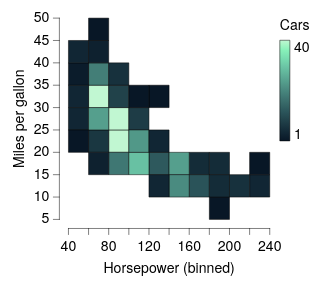

Source (Vega-Lite JSON):
### Vega-Lite specification from a JSON file in a GitHub repository (floating-point values rounded to 4 significant figures; data arrays with more than 128 entries replaced by an {"elided": "..."} marker saying what was removed)
{"background": null, "config": {"arc": {"fill": "#DBDBDB", "fillOpacity": 1.0, "innerRadius": 25.0, "padAngle": 0.03, "stroke": "black", "strokeOpacity": 1, "strokeWidth": 0.25}, "area": {"fill": "#DBDBDB", "fillOpacity": 1.0, "stroke": "black", "strokeOpacity": 1, "strokeWidth": 0.25}, "axis": {"domain": true, "domainCap": "round", "domainColor": "black", "domainWidth": 0.25, "grid": false, "gridCap": "round", "gridColor": "#F1F1F1", "gridDash": [0, 0], "gridOpacity": 1.0, "gridWidth": 0.25, "labelColor": "black", "labelFont": "Helvetica Neue", "labelFontSize": 7, "labelFontStyle": "normal", "labelFontWeight": 400, "offset": 4.5, "ticks": true, "tickCap": "round", "tickColor": "black", "tickRound": false, "tickSize": 3, "tickWidth": 0.25, "titleColor": "black", "titleFont": "Helvetica Neue", "titleFontSize": 7, "titleFontStyle": "normal", "titleFontWeight": 400}, "axisX": {"domain": true, "labelAlign": "center", "labelAngle": 0, "labels": true, "ticks": true, "translate": 0}, "axisY": {"domain": true, "labelAlign": "right", "labelAngle": 0, "labels": true, "ticks": true, "translate": 0}, "axisRight": {"domain": true, "labelAlign": "left", "labelAngle": 0, "labels": true, "ticks": true, "translate": 0}, "axisTop": {"domain": true, "labelAlign": "center", "labelAngle": 0, "labels": true, "ticks": true, "translate": 0}, "axisBand": {"tickOffset": 0}, "bar": {"fill": "#DBDBDB", "fillOpacity": 1.0, "stroke": "black", "strokeOpacity": 1, "strokeWidth": 0.25}, "boxplot": {"size": 9.0, "ticks": {"cornerRadius": 0.25, "fill": "black", "size": 4.5, "thickness": 0.25}, "box": {"fillOpacity": 1.0, "stroke": "black", "strokeOpacity": 1, "strokeWidth": 0.25}, "median": {"fill": "black", "fillOpacity": 1.0, "size": 9.0, "thickness": 0.25}, "rule": {"fill": "black", "fillOpacity": 1.0, "size": 10.0, "stroke": "black", "strokeDash": [0, 0], "strokeOpacity": 1, "strokeWidth": 0.25}, "outliers": {"color": "black", "fill": "black", "fillOpacity": 1.0, "size": 0, "stroke": "black", "strokeOpacity": 1, "strokeWidth": 0.25}}, "circle": {"fill": "black", "fillOpacity": 1.0, "size": 0.5, "stroke": null, "strokeOpacity": 1, "strokeWidth": 0.25}, "errorband": {"band": {"fillOpacity": 0.6, "stroke": null, "strokeWidth": 0.25, "strokeOpacity": 1}, "borders": {"opacity": 0, "strokeOpacity": 0.25, "strokeWidth": 1}}, "errorbar": {"opacity": 1, "rule": {"strokeDash": [0, 0], "strokeWidth": 0.25}, "ticks": {"color": "black", "cornerRadius": 0.125, "opacity": 1, "size": 6.0, "thickness": 0.25}, "thickness": 0.25}, "font": "Helvetica Neue", "geoshape": {"fill": "#DBDBDB", "fillOpacity": 1.0, "stroke": "black", "strokeOpacity": 1, "strokeWidth": 0.25}, "header": {"labelColor": "black", "labelFont": "Helvetica Neue", "labelFontSize": 7, "labelFontStyle": "normal", "labelFontWeight": 400, "titleColor": "black", "titleFont": "Helvetica Neue", "titleFontSize": 7, "titleFontStyle": "normal", "titleFontWeight": 400, "titlePadding": 0}, "legend": {"disable": false, "offset": 4.5, "titlePadding": 4, "labelOffset": 2, "gradientLabelOffset": 2, "gradientLength": 50.0, "gradientThickness": 5.0, "gradientOpacity": 1.0, "gradientStrokeColor": "black", "gradientStrokeWidth": 0.25, "labelColor": "black", "labelFont": "Helvetica Neue", "labelFontSize": 7, "labelFontStyle": "normal", "labelFontWeight": 400, "strokeColor": "black", "strokeWidth": 0, "symbolSize": 42, "symbolStrokeColor": "black", "symbolStrokeWidth": 0.25, "titleColor": "black", "titleFont": "Helvetica Neue", "titleFontSize": 7, "titleFontStyle": "normal", "titleFontWeight": 400}, "line": {"color": "black", "stroke": "black", "strokeCap": "round", "strokeDash": [0, 0], "strokeOpacity": 1, "strokeWidth": 0.375}, "point": {"filled": true, "fill": "#DBDBDB", "fillOpacity": 1.0, "size": 5.0, "stroke": "black", "strokeOpacity": 1, "strokeWidth": 0.25}, "range": {"category": ["#C6D9F1", "#F1C9CB", "#FEF0B9", "#CEE37A", "#7AA8E0", "#E589A3", "#FDDD5D", "#68B961", "#4177B1", "#C35082", "#E5C227", "#438156"], "diverging": {"scheme": ["#C35082", "#CE6D94", "#D989A7", "#E2A4BA", "#EABFCE", "#F1DBE2", "#F6F6F6", "#D7E0EB", "#B9CBE0", "#9BB6D5", "#7DA1C9", "#5F8CBD", "#4177B1"]}, "heatmap": {"scheme": ["#081726", "#132936", "#1E3D46", "#295157", "#366666", "#427C76", "#4F9385", "#5CAB95", "#6AC3A4", "#78DCB0", "#89F3BA", "#C1F7D2"]}, "ordinal": {"scheme": ["#F1F1F1", "#DBDBDB", "#C6C6C6", "#B2B2B2", "#9D9D9D", "#898989", "#767676", "#636363", "#515151", "#404040", "#2F2F2F", "#1F1F1F"]}, "ramp": {"scheme": ["#130010", "#27022E", "#370453", "#3D1E76", "#3A3B92", "#2E57AA", "#1374BA", "#1A90BE", "#20ABC1", "#27C6C1", "#48DEB3", "#91EE9F"]}}, "rule": {"color": "black", "stroke": "black", "strokeCap": "round", "strokeDash": [2, 2], "strokeOpacity": 1, "strokeWidth": 0.25}, "scale": {"bandPaddingInner": 0.1, "bandPaddingOuter": 0.1, "round": false}, "rect": {"fill": "#DBDBDB", "fillOpacity": 1.0, "stroke": "black", "strokeOpacity": 1, "strokeWidth": 0.25}, "square": {"fill": "#DBDBDB", "fillOpacity": 1.0, "size": 10.0, "stroke": "black", "strokeOpacity": 1, "strokeWidth": 0.25}, "text": {"color": "black", "font": "Helvetica Neue", "fontSize": 7, "fontStyle": "normal", "fontWeight": 400}, "title": {"anchor": "middle", "frame": "group", "color": "black", "font": "Helvetica Neue", "fontSize": 7, "fontStyle": "normal", "fontWeight": 400, "subtitleColor": "black", "subtitleFont": "Helvetica Neue", "subtitleFontSize": "Helvetica Neue", "subtitleFontStyle": "normal", "subtitleFontWeight": 400}, "view": {"continuousWidth": 100, "continuousHeight": 100, "discreteWidth": 100, "discreteHeight": 100, "fill": null, "stroke": null, "strokeWidth": 0.25}}, "data": {"name": "data-7285c4e2e195e5a75737a34913199f5f"}, "mark": {"type": "rect"}, "encoding": {"color": {"aggregate": "count", "title": "Cars", "type": "quantitative"}, "x": {"bin": {"maxbins": 12}, "field": "Horsepower", "type": "quantitative"}, "y": {"bin": {"maxbins": 12}, "field": "Miles_per_Gallon", "title": "Miles per gallon", "type": "quantitative"}}, "$schema": "https://vega.github.io/schema/vega-lite/v6.4.1.json", "datasets": {"data-7285c4e2e195e5a75737a34913199f5f": {"elided": "392 records"}}}
